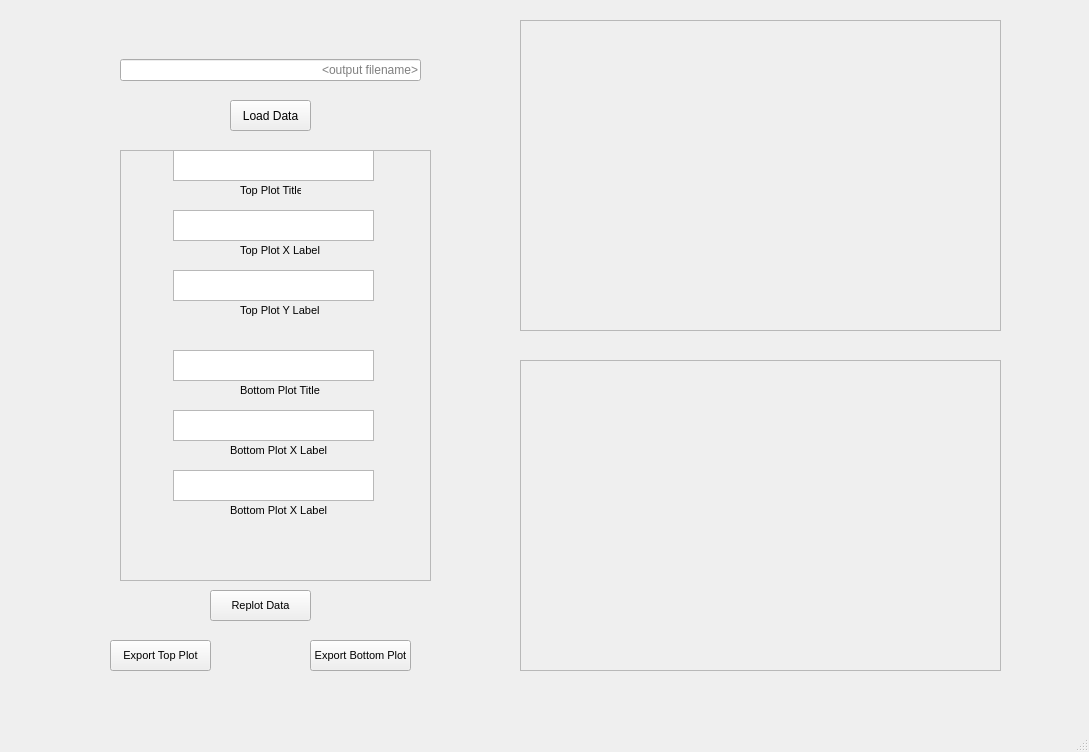
<?xml version="1.0" encoding="UTF-8"?>
<ui version="4.0">
 <class>MainWindow</class>
 <widget class="QMainWindow" name="MainWindow">
  <property name="geometry">
   <rect>
    <x>0</x>
    <y>0</y>
    <width>1089</width>
    <height>752</height>
   </rect>
  </property>
  <property name="windowTitle">
   <string>MainWindow</string>
  </property>
  <widget class="QWidget" name="centralwidget">
   <widget class="QFrame" name="frame_top">
    <property name="geometry">
     <rect>
      <x>520</x>
      <y>20</y>
      <width>481</width>
      <height>311</height>
     </rect>
    </property>
    <property name="frameShape">
     <enum>QFrame::StyledPanel</enum>
    </property>
    <property name="frameShadow">
     <enum>QFrame::Raised</enum>
    </property>
   </widget>
   <widget class="QFrame" name="frame_bottom">
    <property name="geometry">
     <rect>
      <x>520</x>
      <y>360</y>
      <width>481</width>
      <height>311</height>
     </rect>
    </property>
    <property name="frameShape">
     <enum>QFrame::StyledPanel</enum>
    </property>
    <property name="frameShadow">
     <enum>QFrame::Raised</enum>
    </property>
   </widget>
   <widget class="QWidget" name="verticalLayoutWidget">
    <property name="geometry">
     <rect>
      <x>120</x>
      <y>50</y>
      <width>301</width>
      <height>41</height>
     </rect>
    </property>
    <layout class="QVBoxLayout" name="verticalLayout">
     <item>
      <widget class="QLineEdit" name="load_data_bar">
       <property name="sizePolicy">
        <sizepolicy hsizetype="Expanding" vsizetype="Fixed">
         <horstretch>0</horstretch>
         <verstretch>0</verstretch>
        </sizepolicy>
       </property>
       <property name="text">
        <string/>
       </property>
       <property name="alignment">
        <set>Qt::AlignRight|Qt::AlignTrailing|Qt::AlignVCenter</set>
       </property>
       <property name="readOnly">
        <bool>true</bool>
       </property>
       <property name="placeholderText">
        <string>&lt;output filename&gt;</string>
       </property>
      </widget>
     </item>
    </layout>
   </widget>
   <widget class="QPushButton" name="pushButton_load_data">
    <property name="geometry">
     <rect>
      <x>230</x>
      <y>100</y>
      <width>81</width>
      <height>31</height>
     </rect>
    </property>
    <property name="text">
     <string>Load Data</string>
    </property>
   </widget>
   <widget class="QPushButton" name="replot_data_button">
    <property name="geometry">
     <rect>
      <x>210</x>
      <y>590</y>
      <width>101</width>
      <height>31</height>
     </rect>
    </property>
    <property name="font">
     <font>
      <pointsize>8</pointsize>
     </font>
    </property>
    <property name="text">
     <string>Replot Data</string>
    </property>
   </widget>
   <widget class="QFrame" name="frame">
    <property name="geometry">
     <rect>
      <x>120</x>
      <y>150</y>
      <width>311</width>
      <height>431</height>
     </rect>
    </property>
    <property name="frameShape">
     <enum>QFrame::StyledPanel</enum>
    </property>
    <property name="frameShadow">
     <enum>QFrame::Raised</enum>
    </property>
    <widget class="QPlainTextEdit" name="top_box_title_text">
     <property name="geometry">
      <rect>
       <x>53</x>
       <y>0</y>
       <width>201</width>
       <height>31</height>
      </rect>
     </property>
    </widget>
    <widget class="QPlainTextEdit" name="top_box_x_label_text">
     <property name="geometry">
      <rect>
       <x>53</x>
       <y>60</y>
       <width>201</width>
       <height>31</height>
      </rect>
     </property>
    </widget>
    <widget class="QPlainTextEdit" name="top_box_y_label_text">
     <property name="geometry">
      <rect>
       <x>53</x>
       <y>120</y>
       <width>201</width>
       <height>31</height>
      </rect>
     </property>
    </widget>
    <widget class="QPlainTextEdit" name="bottom_box_title_text">
     <property name="geometry">
      <rect>
       <x>53</x>
       <y>200</y>
       <width>201</width>
       <height>31</height>
      </rect>
     </property>
    </widget>
    <widget class="QPlainTextEdit" name="bottom_box_y_label_text">
     <property name="geometry">
      <rect>
       <x>53</x>
       <y>320</y>
       <width>201</width>
       <height>31</height>
      </rect>
     </property>
    </widget>
    <widget class="QPlainTextEdit" name="bottom_box_x_label_text">
     <property name="geometry">
      <rect>
       <x>53</x>
       <y>260</y>
       <width>201</width>
       <height>31</height>
      </rect>
     </property>
    </widget>
    <widget class="QLabel" name="top_plot_title">
     <property name="geometry">
      <rect>
       <x>120</x>
       <y>30</y>
       <width>61</width>
       <height>20</height>
      </rect>
     </property>
     <property name="font">
      <font>
       <pointsize>8</pointsize>
      </font>
     </property>
     <property name="text">
      <string>Top Plot Title</string>
     </property>
    </widget>
    <widget class="QLabel" name="top_plot_xlabel">
     <property name="geometry">
      <rect>
       <x>120</x>
       <y>90</y>
       <width>131</width>
       <height>20</height>
      </rect>
     </property>
     <property name="font">
      <font>
       <pointsize>8</pointsize>
      </font>
     </property>
     <property name="text">
      <string>Top Plot X Label</string>
     </property>
    </widget>
    <widget class="QLabel" name="top_plot_ylabel">
     <property name="geometry">
      <rect>
       <x>120</x>
       <y>150</y>
       <width>141</width>
       <height>20</height>
      </rect>
     </property>
     <property name="font">
      <font>
       <pointsize>8</pointsize>
      </font>
     </property>
     <property name="text">
      <string>Top Plot Y Label</string>
     </property>
    </widget>
    <widget class="QLabel" name="bottom_plot_title">
     <property name="geometry">
      <rect>
       <x>120</x>
       <y>230</y>
       <width>141</width>
       <height>20</height>
      </rect>
     </property>
     <property name="font">
      <font>
       <pointsize>8</pointsize>
      </font>
     </property>
     <property name="text">
      <string>Bottom Plot Title</string>
     </property>
    </widget>
    <widget class="QLabel" name="bottom_plot_xlabel">
     <property name="geometry">
      <rect>
       <x>110</x>
       <y>290</y>
       <width>141</width>
       <height>20</height>
      </rect>
     </property>
     <property name="font">
      <font>
       <pointsize>8</pointsize>
      </font>
     </property>
     <property name="text">
      <string>Bottom Plot X Label</string>
     </property>
    </widget>
    <widget class="QLabel" name="bottom_plot_xlabel_2">
     <property name="geometry">
      <rect>
       <x>110</x>
       <y>350</y>
       <width>151</width>
       <height>20</height>
      </rect>
     </property>
     <property name="font">
      <font>
       <pointsize>8</pointsize>
      </font>
     </property>
     <property name="text">
      <string>Bottom Plot X Label</string>
     </property>
    </widget>
   </widget>
   <widget class="QPushButton" name="export_top_plot_button">
    <property name="geometry">
     <rect>
      <x>110</x>
      <y>640</y>
      <width>101</width>
      <height>31</height>
     </rect>
    </property>
    <property name="font">
     <font>
      <pointsize>8</pointsize>
     </font>
    </property>
    <property name="text">
     <string>Export Top Plot</string>
    </property>
   </widget>
   <widget class="QPushButton" name="export_bottom_plot_button">
    <property name="geometry">
     <rect>
      <x>310</x>
      <y>640</y>
      <width>101</width>
      <height>31</height>
     </rect>
    </property>
    <property name="font">
     <font>
      <pointsize>8</pointsize>
     </font>
    </property>
    <property name="text">
     <string>Export Bottom Plot</string>
    </property>
   </widget>
  </widget>
  <widget class="QMenuBar" name="menubar">
   <property name="geometry">
    <rect>
     <x>0</x>
     <y>0</y>
     <width>1089</width>
     <height>18</height>
    </rect>
   </property>
  </widget>
  <widget class="QStatusBar" name="statusbar"/>
 </widget>
 <resources/>
 <connections/>
</ui>
